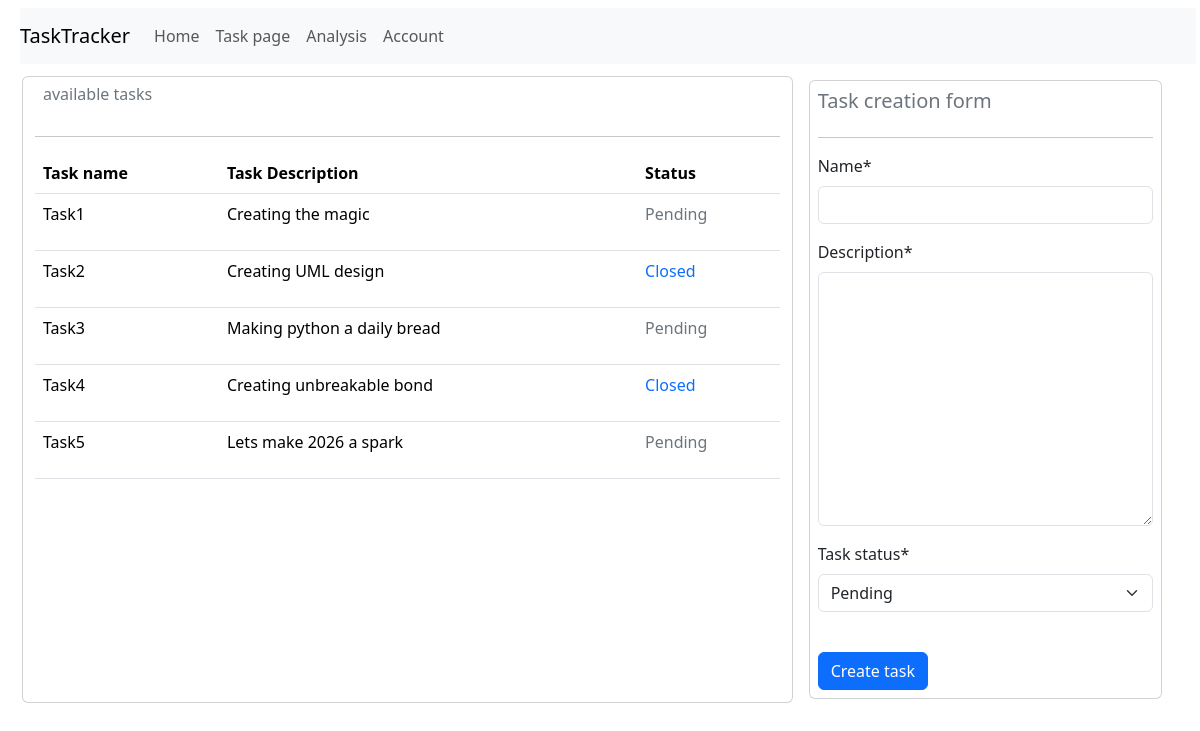
Page /taskpage/ on the earlier database version.
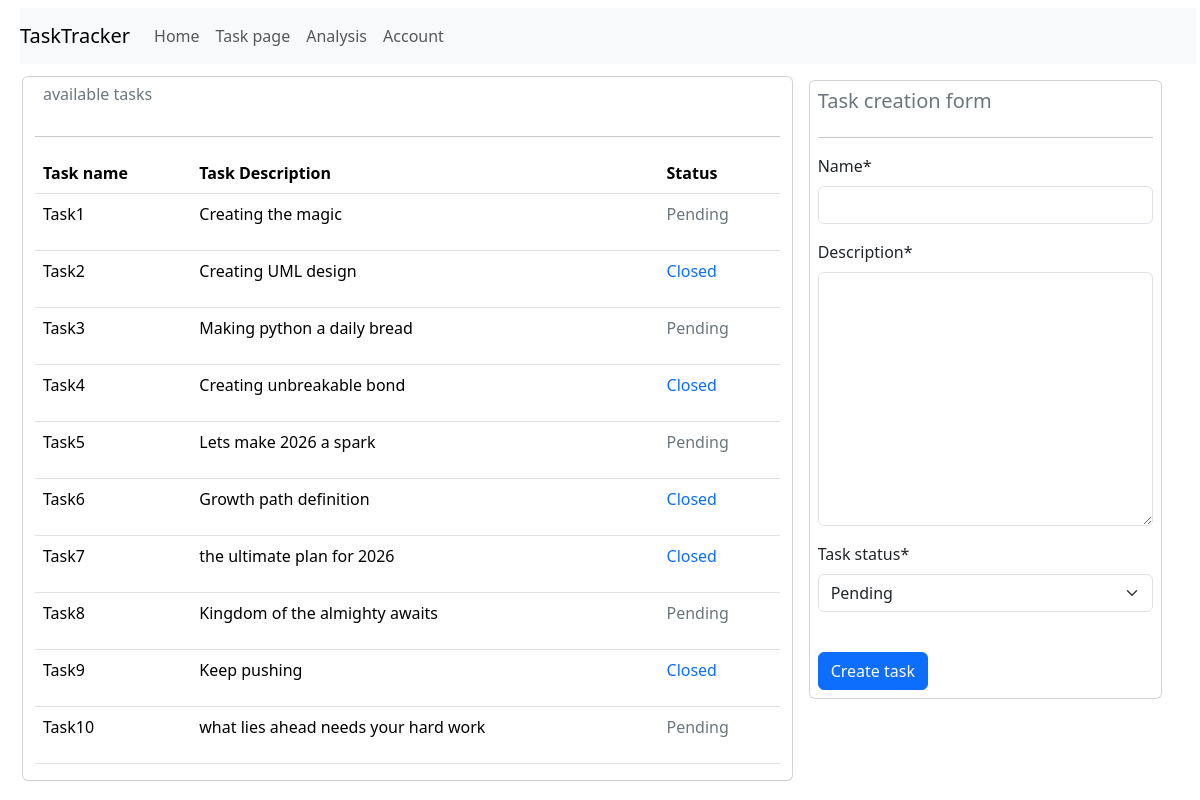
Same page on the later database version.
### tasks/models.py (models this page shows, shortened)
class Task(models.Model):
    status_choices=[
        ('Pending','Pending'),
        ('Closed','Closed')
    ]
    name = models.CharField(max_length=10)
    description=models.TextField(max_length=300)
    created_at =models.DateTimeField(auto_now_add=True)
    task_status=models.CharField(
        choices=status_choices,
        default='Pending'
    )

### tasks/views.py (the view)
# urls.py: path('taskpage/', views.createtaskform, name="taskpage")
def createtaskform(request):
    if request.method =="POST":
        form =taskcreateform(request.POST)
        if form.is_valid():
            taskname=form.cleaned_data.get('name')
            description=form.cleaned_data.get('description')
            taskstatus=form.cleaned_data.get('task_status')
            obj = Task.objects.create(
                name=taskname,
                description=description,
                task_status=taskstatus
            )
            obj.save()
            alltasks = Task.objects.all()
            total =Task.objects.count()
            alldatacontext={"alltasks":alltasks,
                            "total":total
                             }
            return render(request, 'tasks/home.html', alldatacontext)
    else:
        alltasks = Task.objects.all()
        form  = taskcreateform()
        total =Task.objects.count()
        context={"alltasks":alltasks,
                "total":total,
                "form":form
                }
        return render(request, 'tasks/taskpage.html', context)

### tasks/forms.py
class taskcreateform(forms.ModelForm):
    class Meta:
        model=models.Task
        fields="__all__"

### tasks/templates/tasks/taskpage.html
{% extends "tasks/base.html"%} {% load crispy_forms_tags %} {% block content%}
<div class="row">
  <div class="card col-8">
    <h6 class="text-secondary p-2">available tasks</h6>
    <hr>
    <table class="table">
      <thead class="thead-dark">
        <tr>
          <th scope="col">Task name</th>
          <th scope="col">Task Description</th>
          <th scope="col">Status</th>
        </tr>
      </thead>
      <tbody>
        {% for data in alltasks %}
        <tr>
          <td>{{data.name}}</td>
          <td>{{data.description}}</td>
          {% if data.task_status == "Closed"%}
          <td><p class="text-primary">{{data.task_status}}</p></td>
          {% else%}
          <td><p class="text-secondary">{{data.task_status}}</p></td>
          {% endif%}
        </tr>
        {% endfor %}
      </tbody>
    </table>
  </div>
  <div class="col-4">
    <div class="card m-1 p-2">
      <h5 class="text-secondary">Task creation form</h5>
      <hr>
      <form action="" method="post">
        {% csrf_token %} {{ form|crispy }}
        <br />
        <input type="submit" class="btn btn-primary" value="Create task" />
      </form>
    </div>
  </div>
</div>
{% endblock %}

Differences in the rows shown:
added Task: name "Task6", description "Growth path definition", task_status "Closed"
added Task: name "Task7", description "the ultimate plan for 2026", task_status "Closed"
added Task: name "Task8", description "Kingdom of the almighty awaits", task_status "Pending"
added Task: name "Task9", description "Keep pushing", task_status "Closed"
added Task: name "Task10", description "what lies ahead needs your hard work", task_status "Pending"
